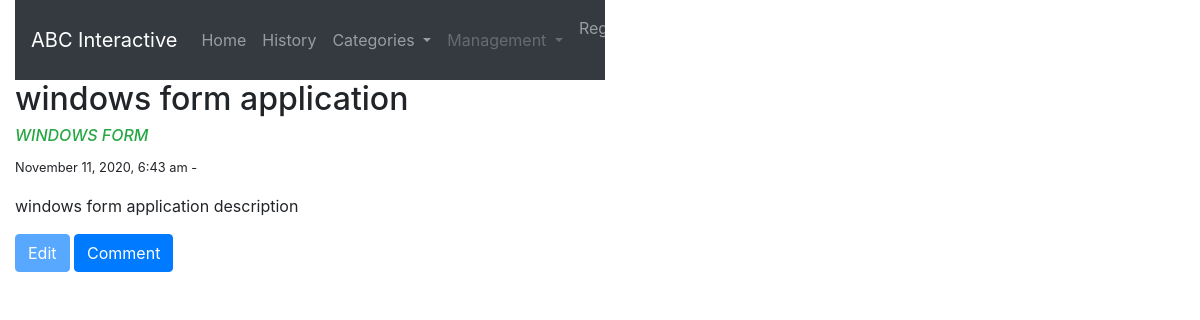
The page /showProject.php?id=1 on the database its author committed.
### tables this page shows
CREATE TABLE IF NOT EXISTS `projects` (
    `id` int(11) NOT NULL AUTO_INCREMENT,
    `title` varchar(50) NOT NULL,
    `createdTimestamp` timestamp DEFAULT current_timestamp(),
    `updatedTimestamp` timestamp DEFAULT current_timestamp(),
    `description` varchar(1000) NOT NULL,
    `url` varchar(200) NOT NULL,
    `imagePath` varchar(200) NOT NULL,
    `userId` int(11),
    PRIMARY KEY (`id`),
    CONSTRAINT `ownFK` FOREIGN KEY (`userId`)
        REFERENCES `users` (`id`)
        ON DELETE SET NULL
);

CREATE TABLE IF NOT EXISTS `categories` (
    `id` int(11) NOT NULL AUTO_INCREMENT,
    `name` varchar(30) NOT NULL,
    PRIMARY KEY (`id`)
);

### showProject.php (the view, shortened to what this page needs)
<?php
	require_once("./db_connect.php");
	$errorMessage = [];
	$hasId = isset($_GET['id']) && !empty($_GET['id']) && filter_var($_GET['id'], FILTER_VALIDATE_INT);
	if ($hasId) {
		try {
			$id = $_GET['id'];
			$query= "SELECT * FROM projects WHERE id = $id LIMIT 1";
			$statement = $db->prepare($query);
		    $statement->execute();
		    $row = $statement->fetch();
		} catch (Exception $e) {
			array_push($errorMessage, $e->getMessage());
		}
	}
?>
<!DOCTYPE html>
<html>
<head>
	<link rel="stylesheet" type="text/css" href="main.css">
	<link rel="stylesheet" href="https://cdnjs.cloudflare.com/ajax/libs/luminous-lightbox/2.0.1/luminous-basic.min.css">
	<link rel="stylesheet" href="https://cdn.jsdelivr.net/npm/bootstrap@4.5.3/dist/css/bootstrap.min.css">
</head>
<body>
	<div class="container box">
		<?php require("./header.php") ?>
		<section>
			<h2><?= $row['title'] ?></h2>
			<h6 class="font-italic text-success">
				<?php $CorrespondingCategoryQuery = "SELECT c.name FROM projects p INNER JOIN projectscategories pc ON p.id = pc.projectId INNER JOIN categories c ON c.id = pc.categoryId WHERE p.id = " . $row['id'];
					$CategorySatement = $db->prepare($CorrespondingCategoryQuery);
					$CategorySatement->execute();
					$categoryRows = $CategorySatement->fetchAll();
					for($i=0; $i< count($categoryRows); $i++ ) {
						echo $categoryRows[$i]['name'];
					}
				?>
			</h6>
			<p>
		        <small>
		          <?= date("F d, Y, g:i a",strtotime($row['createdTimestamp'])) ?> -
		        </small>
		    </p>
			<p><?= $row['description']?></p>
			<a href="editProject.php?id=<?php if($hasId){ echo $id; } ?>" class="btn btn-primary .btn-xs  <?php if($_SESSION['username'] && $hasId) {
						echo 'active showButton';
					}else{
						echo 'disabled';
					} ?>" role="button" aria-pressed="true">Edit</a>
			<button type="button" class="btn btn-primary .btn-xs showButton" id="<?= $row['id'] ?>">Comment</button>
		</section>
	</div>
</body>
</html>

### main.css (style rules this page uses)
body { font-family: 'Alegreya', serif; font-size: 20px; margin: 20px auto; width: 1230px; }
@media only screen and (max-width: 1269px) { body { width: 620px; } }

### rows shown on the page
projects: title "windows form application", createdTimestamp "November 11, 2020, 6:43 am", description "windows form application description"
categories: name "WINDOWS FORM"
